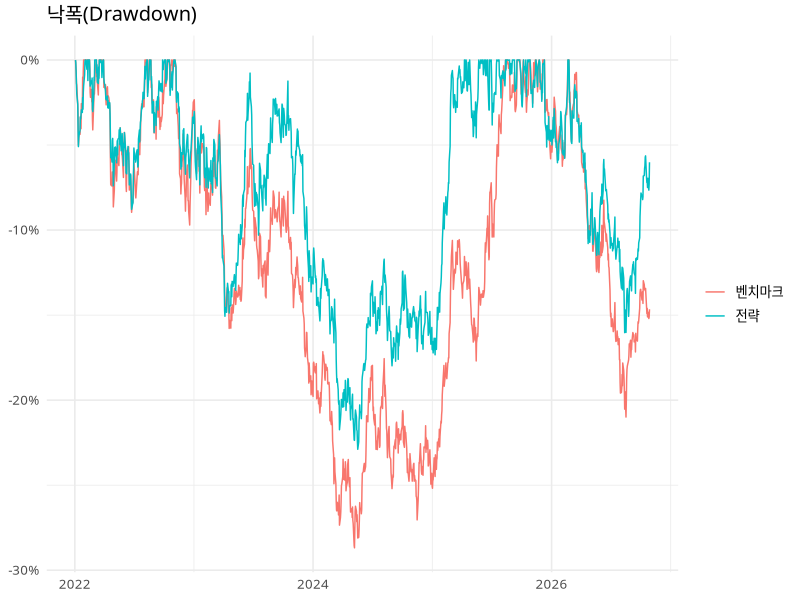
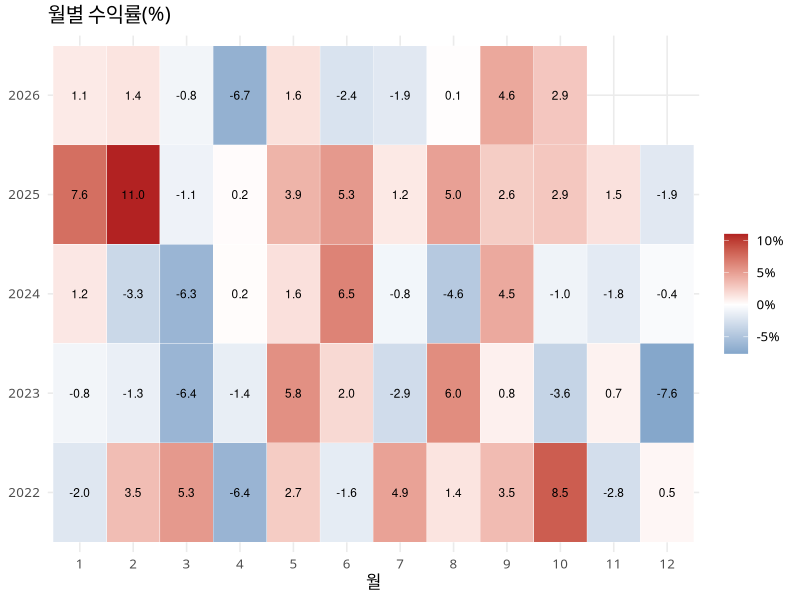
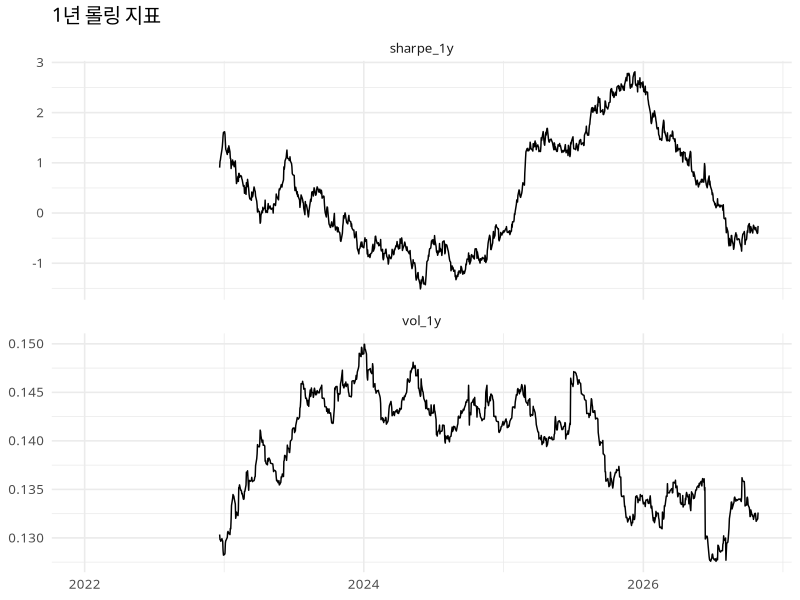
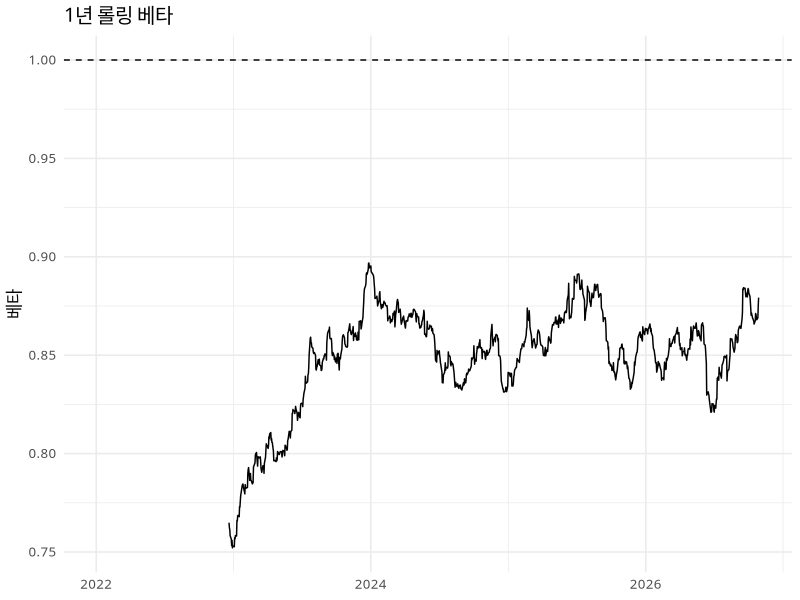

Here is the R script that generated these plots, in order:
# =====================================================================
#  성과와 위험 평가
# 목적: 수익률 시계열 하나(+벤치마크)로 성과/위험/벤치마크 대비 지표를 계산
# 가상 데이터 사용 (실제 데이터는 1번 섹션의 strat, bench, smb, wml, dates만 교체)
# 약속: strat, bench, smb, wml = 같은 길이의 일간 수익률 벡터, dates = 날짜 벡터
# =====================================================================

library(dplyr)
library(tidyr)
library(ggplot2)
FONT <- switch(Sys.info()[["sysname"]], Windows = "Malgun Gothic", Darwin = "AppleGothic", "NanumGothic")
theme_set(theme_minimal(base_family = FONT, base_size = 12))
set.seed(202)


# 1. 연습용 가상 데이터 ------------------------------------------------
dates <- seq(as.Date("2022-01-03"), as.Date("2026-10-28"), by = "day")
dates <- dates[!format(dates, "%u") %in% c("6", "7")]
N <- length(dates)

bench <- rnorm(N, 0.0003, 0.009)
smb   <- rnorm(N, 0.0000, 0.004)        # 가상의 소형주 요인 수익률
wml   <- rnorm(N, 0.0001, 0.005)        # 가상의 모멘텀 요인 수익률
strat <- 0.00015 + 0.85 * bench + 0.30 * smb + 0.20 * wml + rnorm(N, 0, 0.004)

rf_annual <- 0.03                      # 무위험수익률(연). 실제로는 CD금리/국채금리 등 사용
rf_d      <- (1 + rf_annual)^(1 / 252) - 1
ANN       <- 252                       # 연율화 거래일 수


# 2. 지표 함수 모음 ----------------------------------------------------
# 2-1. 수익률 지표
cagr    <- function(r) prod(1 + r)^(ANN / length(r)) - 1       # 연복리수익률
ann_vol <- function(r) sd(r) * sqrt(ANN)

# 2-2. 위험조정 수익률
sharpe  <- function(r, rf = rf_d) mean(r - rf) / sd(r - rf) * sqrt(ANN)

sortino <- function(r, mar = rf_d) {
  dd <- sqrt(mean(pmin(r - mar, 0)^2))                          # 하방편차
  mean(r - mar) / dd * sqrt(ANN)
}

# 2-3. 낙폭(drawdown)
drawdown_series <- function(r) {
  wealth <- cumprod(1 + r)
  wealth / cummax(wealth) - 1
}
max_dd <- function(r) min(drawdown_series(r))

# 가장 오래 수면 아래(직전 고점 미회복)에 있었던 기간(거래일)
longest_underwater <- function(r) {
  under <- drawdown_series(r) < 0
  if (!any(under)) return(0L)
  max(rle(under)$lengths[rle(under)$values])
}

calmar <- function(r) cagr(r) / abs(max_dd(r))

# 2-4. 꼬리 위험: 과거 시뮬레이션 방식과 정규분포 가정 방식
var_hist  <- function(r, p = 0.05) unname(quantile(r, p))
cvar_hist <- function(r, p = 0.05) mean(r[r <= quantile(r, p)])
var_norm  <- function(r, p = 0.05) mean(r) + qnorm(p) * sd(r)

skew <- function(r) mean((r - mean(r))^3) / sd(r)^3
kurt <- function(r) mean((r - mean(r))^4) / sd(r)^4 - 3        # 초과첨도

# 2-5. 벤치마크 대비 지표
capm <- function(r, b, rf = rf_d) {
  fit <- lm(I(r - rf) ~ I(b - rf))
  c(alpha_ann = unname(coef(fit)[1]) * ANN,
    beta      = unname(coef(fit)[2]),
    r2        = summary(fit)$r.squared)
}
tracking_error <- function(r, b) sd(r - b) * sqrt(ANN)
info_ratio     <- function(r, b) mean(r - b) / sd(r - b) * sqrt(ANN)

capture <- function(r, b) {
  c(up   = mean(r[b > 0]) / mean(b[b > 0]),
    down = mean(r[b < 0]) / mean(b[b < 0]))
}


# 3. 한 번에 보는 성과표 ----------------------------------------------
perf_table <- function(r, b = NULL) {
  out <- tibble(
    CAGR        = cagr(r),
    변동성      = ann_vol(r),
    샤프        = sharpe(r),
    소르티노    = sortino(r),
    MDD         = max_dd(r),
    칼마        = calmar(r),
    최장낙폭일  = longest_underwater(r),
    VaR95_일    = var_hist(r),
    CVaR95_일   = cvar_hist(r),
    왜도        = skew(r),
    초과첨도    = kurt(r),
    승률        = mean(r > 0)
  )
  if (!is.null(b)) {
    cp <- capm(r, b)
    out <- bind_cols(out, tibble(
      알파_연 = cp["alpha_ann"], 베타 = cp["beta"],
      추적오차 = tracking_error(r, b), 정보비율 = info_ratio(r, b),
      상승포착 = capture(r, b)["up"], 하락포착 = capture(r, b)["down"]
    ))
  }
  out
}

tab <- bind_rows(
  perf_table(strat, bench) |> mutate(portfolio = "전략"),
  perf_table(bench)        |> mutate(portfolio = "벤치마크")
) |> relocate(portfolio)

print(tab |> mutate(across(where(is.numeric), ~ round(.x, 4))), width = Inf)


# 4. 낙폭 시각화 ------------------------------------------------------
dd_df <- bind_rows(
  tibble(date = dates, dd = drawdown_series(strat), who = "전략"),
  tibble(date = dates, dd = drawdown_series(bench), who = "벤치마크")
)
ggplot(dd_df, aes(date, dd, color = who)) +
  geom_line() +
  scale_y_continuous(labels = scales::percent) +
  labs(title = "낙폭(Drawdown)", x = NULL, y = NULL, color = NULL)


# 5. 월별 수익률 표(히트맵) -------------------------------------------
monthly <- tibble(date = dates, r = strat) |>
  mutate(year = as.integer(format(date, "%Y")),
         month = as.integer(format(date, "%m"))) |>
  group_by(year, month) |>
  summarise(ret = prod(1 + r) - 1, .groups = "drop")

ggplot(monthly, aes(factor(month), factor(year), fill = ret)) +
  geom_tile(color = "white") +
  geom_text(aes(label = sprintf("%.1f", ret * 100)), size = 3) +
  scale_fill_gradient2(low = "steelblue", mid = "white", high = "firebrick",
                       midpoint = 0, labels = scales::percent) +
  labs(title = "월별 수익률(%)", x = "월", y = NULL, fill = NULL)


# 6. 롤링 지표: 성과가 시기별로 안정적인가 -----------------------------
roll_apply <- function(x, width, f) {
  out <- rep(NA_real_, length(x))
  for (i in width:length(x)) out[i] <- f(x[(i - width + 1):i])
  out
}
roll <- tibble(
  date    = dates,
  vol_1y  = roll_apply(strat, 252, ann_vol),
  sharpe_1y = roll_apply(strat, 252, sharpe)
) |>
  pivot_longer(-date, names_to = "metric", values_to = "value")

ggplot(roll, aes(date, value)) +
  geom_line(na.rm = TRUE) +
  facet_wrap(~ metric, scales = "free_y", ncol = 1) +
  labs(title = "1년 롤링 지표", x = NULL, y = NULL)


# 7. 샤프지수의 불확실성: 부트스트랩 ----------------------------------
# 표본이 짧으면 샤프지수는 크게 흔들린다. 재표집으로 신뢰구간을 본다.
boot_sharpe <- replicate(2000, sharpe(sample(strat, replace = TRUE)))
quantile(boot_sharpe, c(0.025, 0.5, 0.975))
# 구간이 0을 포함하면 '우연일 가능성'을 배제하기 어렵다는 뜻
# (주의: 단순 재표집은 시계열의 자기상관을 무시함)


# 8. 위험 지표 비교: 정규분포 가정이 꼬리 위험을 얼마나 놓치나 ---------
c(VaR_과거시뮬 = var_hist(strat), VaR_정규가정 = var_norm(strat),
  CVaR_과거시뮬 = cvar_hist(strat))


# 9. 롤링 베타: 시장 민감도가 시간에 따라 변하는가 -------------------
roll_beta <- function(r, b, width = 252) {
  out <- rep(NA_real_, length(r))
  for (i in width:length(r)) {
    idx <- (i - width + 1):i
    out[i] <- cov(r[idx], b[idx]) / var(b[idx])
  }
  out
}
rb <- tibble(date = dates, beta_1y = roll_beta(strat, bench))
ggplot(rb, aes(date, beta_1y)) +
  geom_line(na.rm = TRUE) +
  geom_hline(yintercept = 1, linetype = "dashed") +
  labs(title = "1년 롤링 베타", x = NULL, y = "베타")


# 10. 다중요인 회귀: 알파가 정말 '알파'인가 ----------------------------
# 시장만으로 설명되지 않던 수익이 다른 요인(소형주, 모멘텀) 노출 때문일 수 있다.
rf <- rf_d
fit1 <- lm(I(strat - rf) ~ I(bench - rf))                         # 시장만
fit3 <- lm(I(strat - rf) ~ I(bench - rf) + smb + wml)             # 시장 + 소형주 + 모멘텀

pick <- function(fit, label) {
  s <- summary(fit)$coefficients
  tibble(model = label, term = rownames(s),
         estimate = s[, 1], t_value = s[, 3]) |>
    mutate(estimate = ifelse(term == "(Intercept)", estimate * ANN, estimate),   # 알파는 연율화
           term = ifelse(term == "(Intercept)", "alpha_ann", term))
}
bind_rows(pick(fit1, "시장 1요인"), pick(fit3, "3요인"))
# 해석: 3요인에서 알파의 t값이 작아지면, 초과수익의 일부는 요인 노출로 설명된다는 뜻
# (|t| < 2 정도면 통계적으로 0과 구분하기 어렵다고 본다)


# 11. 큰 낙폭 구간 표: 언제, 얼마나, 얼마나 오래 ---------------------
drawdown_episodes <- function(r, dates, top = 3) {
  dd    <- drawdown_series(r)
  under <- dd < 0
  grp   <- cumsum(c(TRUE, diff(under) != 0))          # 구간 번호 (수면 위/아래 번갈아)
  ep <- tibble(date = dates, dd = dd, under = under, grp = grp) |>
    filter(under) |>
    group_by(grp) |>
    summarise(start  = min(date),
              trough = date[which.min(dd)],
              depth  = min(dd),
              days   = n(),
              end    = max(date), .groups = "drop") |>
    arrange(depth) |>
    slice_head(n = top)
  ep |> mutate(recovered = end < max(dates)) |> select(-grp)
}
drawdown_episodes(strat, dates, top = 3)
# recovered = FALSE 이면 아직 직전 고점을 회복하지 못한 진행 중인 낙폭


# 12. 저장 -------------------------------------------------------------
dir.create("output", showWarnings = FALSE)
write.csv(tab, "output/performance_table.csv", row.names = FALSE, fileEncoding = "UTF-8")


# =====================================================================
# 연도별로 CAGR(해당 연도 수익률), 변동성, 샤프, MDD를 계산한 표를 만들고
# 샤프가 가장 낮은 해와 그 해의 MDD를 출력하기
# =====================================================================

by_year <- tibble(date = dates, r = strat) |>
  mutate(year = as.integer(format(date, "%Y"))) |>
  group_by(year) |>
  summarise(
    ret    = prod(1 + r) - 1,          # 해당 연도 실제 수익률 (연율화 아님)
    vol    = ann_vol(r),
    sharpe = sharpe(r),
    mdd    = max_dd(r),
    days   = n(),
    .groups = "drop"
  )
by_year

worst <- by_year |> slice_min(sharpe, n = 1)
cat(sprintf("샤프가 가장 낮은 해: %d (샤프 %.2f, MDD %.1f%%)\n",
            worst$year, worst$sharpe, worst$mdd * 100))
stopifnot(nrow(worst) == 1, all(by_year$mdd <= 0))
